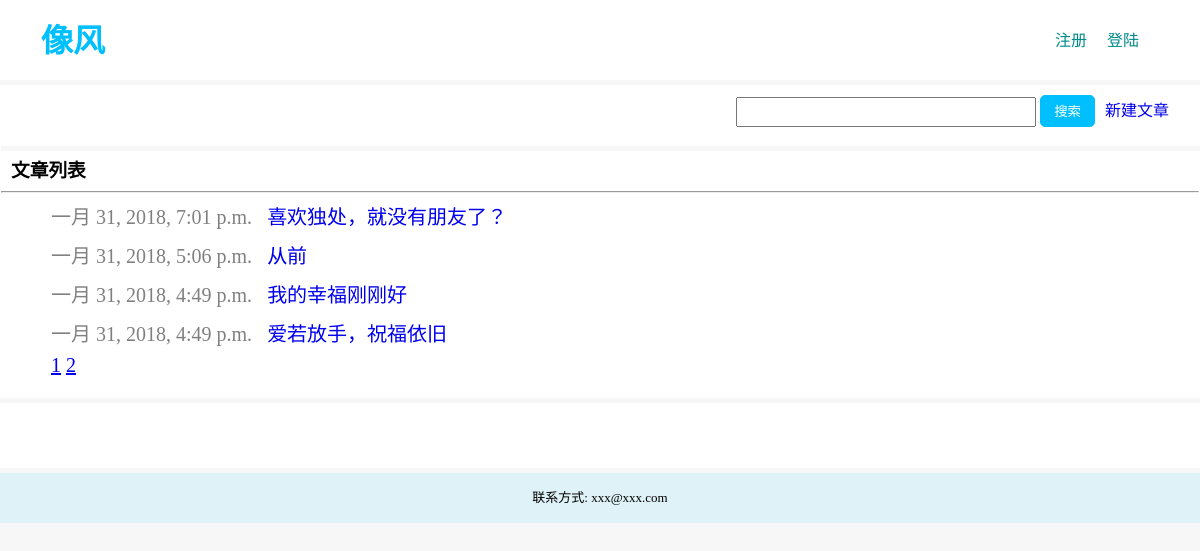
Screenshot of /post/index/2/ with the database file from the repository.
### post/models.py (models this page shows, shortened)
class Article(models.Model):
    title = models.CharField(max_length=128)
    date = models.DateTimeField(auto_now_add=True)
    content = models.TextField()

### post/helper.py (the view)
        def wrap2(request, *args, **kwargs):
            key = 'PAGES-%s' % request.get_full_path()
            response = cache.get(key)
            if response is not None:
                print('RETURN FROM CACHE')
                return response
            else:
                print('RETURN FROM VIEW')
                response = view_func(request, *args, **kwargs)
                cache.set(key, response, timeout)
                return response

### post/helper.py (called while the page is built)
def page_cache(timeout):
    def wrap1(view_func):
        def wrap2(request, *args, **kwargs):
            key = 'PAGES-%s' % request.get_full_path()
            response = cache.get(key)
            if response is not None:
                print('RETURN FROM CACHE')
                return response
            else:
                print('RETURN FROM VIEW')
                response = view_func(request, *args, **kwargs)
                cache.set(key, response, timeout)
                return response
        return wrap2
    return wrap1

def get_article_top(number):
    articles_click = rds.zrevrange('article-click', 0, number, withscores=True)
    articles_click = [[int(aid), int(count)] for aid, count in articles_click]
    aid_list = [row[0] for row in articles_click]
    articles = Article.objects.in_bulk(aid_list)
    for row in articles_click:
        aid = row[0]
        row[0] = articles[aid]
    return articles_click

### post/views.py (called while the page is built)
@page_cache(2)
def index(request, start=1):
    view_name = 'index'
    article_num = Article.objects.count()
    pages_num = ceil(article_num / 5)
    start = (start - 1) * 5
    articles = Article.objects.all().order_by('-date')[start: start + 5]
    page_num_list = [i for i in range(1, pages_num + 1)]
    uid = request.session.get('uid')
    articles_count = get_article_top(10)
    user = None
    if uid:
        user = User.objects.get(id=uid)
    return render(request, 'index.html', {'articles': articles, 'user': user, 'pages_num_list': page_num_list, 'view_name': view_name,
                                          'articles_count': articles_count})

### post/templates/index.html (shortened to what this page needs)
{% extends 'base.html' %}
{% block content %}
    <li style="height: 40px;line-height: 40px;"><h3 style="font-family: '楷体';margin-left: 10px;">文章列表</h3><hr></li>
    {% for article in articles %}
        <li style="margin-top: 10px;font-size: 20px;color: gray;padding-left: 50px;"><span>{{ article.date }} </span>&nbsp;&nbsp;<a style="font-family: '楷体" href="/post/detail/?aid={{ article.id }}">{{ article.title }}</a></li>
    {% endfor %}
    <li style="margin-top: 10px;font-size: 20px;color: gray;position: absolute; left: 50px;bottom: 20px">
        {% for page_num in pages_num_list %}
            <a style="text-decoration-line: underline;" href="/post/index/{{ page_num }}/">{{ page_num }}</a>
        {% endfor %}
    </li>
{% endblock %}

### post/static/style.css (style rules this page uses)
* { margin: 0; padding: 0; box-sizing: border-box; text-decoration: none; list-style: none; }
body { background-color: #F7F7F7; }

### rows the page displays
Article: date "一月 31, 2018, 7:01 p.m.", title "喜欢独处，就没有朋友了？"
Article: date "一月 31, 2018, 5:06 p.m.", title "从前"
Article: date "一月 31, 2018, 4:49 p.m.", title "我的幸福刚刚好"
Article: date "一月 31, 2018, 4:49 p.m.", title "爱若放手，祝福依旧"

### other values shown
{{ page_num }} "1" "2"
